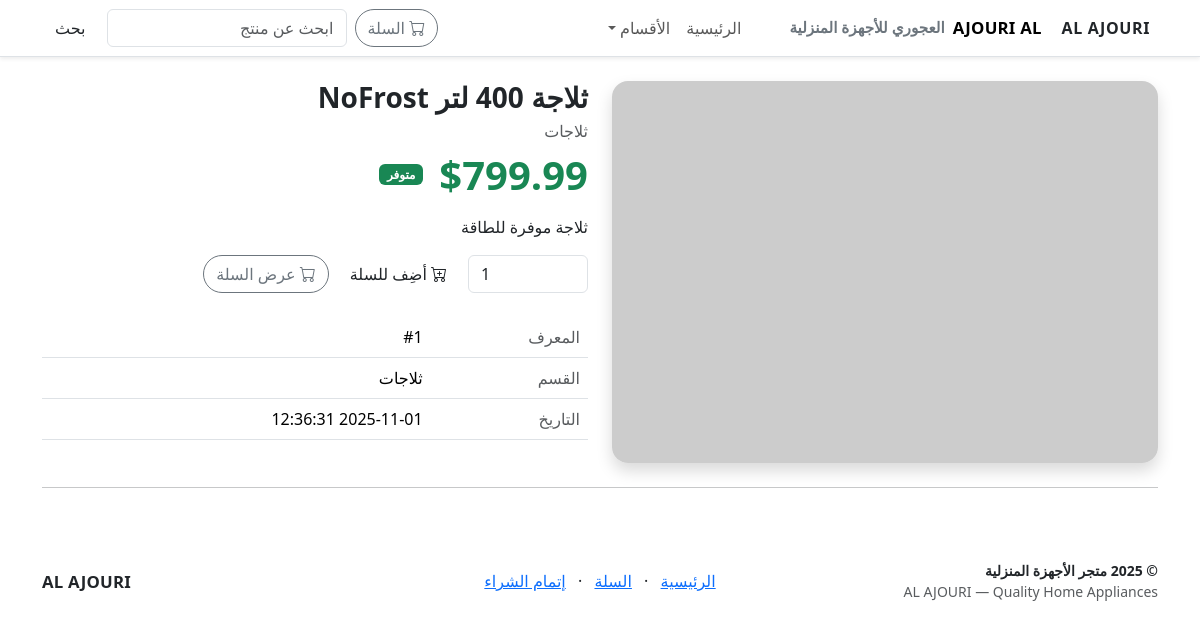
Before: /product.php with the older database file.
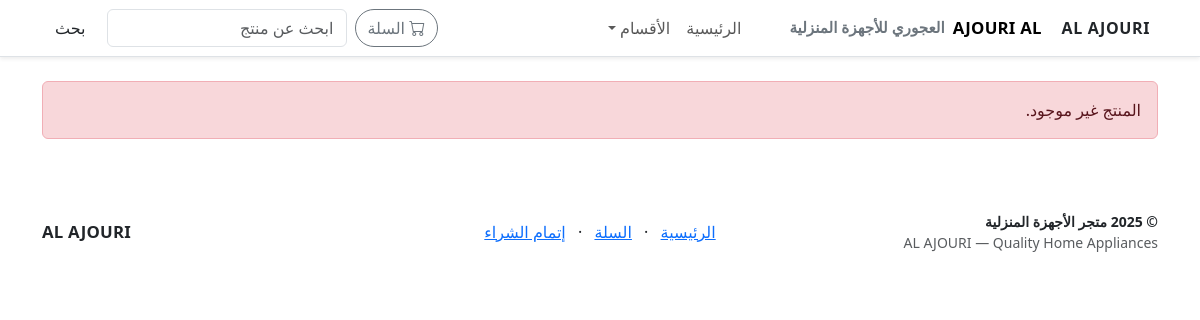
After: the same page with the newer database file.
### tables this page shows
CREATE TABLE `products` (
  `id` int(11) NOT NULL,
  `category_id` int(11) DEFAULT NULL,
  `name` varchar(200) NOT NULL,
  `slug` varchar(220) NOT NULL,
  `description` mediumtext DEFAULT NULL,
  `price` decimal(10,2) NOT NULL DEFAULT 0.00,
  `stock` int(11) NOT NULL DEFAULT 0,
  `main_image` varchar(255) DEFAULT NULL,
  `created_at` timestamp NOT NULL DEFAULT current_timestamp(),
  `updated_at` timestamp NULL DEFAULT NULL ON UPDATE current_timestamp()
);

CREATE TABLE `categories` (
  `id` int(11) NOT NULL,
  `name` varchar(120) NOT NULL,
  `slug` varchar(150) NOT NULL,
  `created_at` timestamp NOT NULL DEFAULT current_timestamp()
);

### config.php (called while the page is built)
<?php
return [
  'db_host' => 'localhost',
  'db_name' => 'appliance',
  'db_user' => 'appliance',
  'db_pass' => 'Tvvcrtv1610@',
  'app_name' => 'متجر الأجهزة المنزلية',
  'base_url' => 'https://www.shneler.com/xx'
];

### includes/functions.php (called while the page is built, shortened)
<?php
$config = require __DIR__.'/../config.php';
function e($s){ return htmlspecialchars($s ?? '', ENT_QUOTES, 'UTF-8'); }
function price($n){ return '$'.number_format((float)$n, 2); }

### public/product.php (the view, shortened to what this page needs)
<?php
include __DIR__.'/../includes/header.php';
$base=rtrim($config['base_url'],'/'); $id=max(1,(int)($_GET['id']??0));
$stmt=$pdo->prepare('SELECT p.*, c.name AS category_name, c.slug AS category_slug FROM products p LEFT JOIN categories c ON c.id=p.category_id WHERE p.id=:id');
$stmt->execute([':id'=>$id]); $p=$stmt->fetch();
if(!$p){ echo '<div class="alert alert-danger">المنتج غير موجود.</div>'; include __DIR__.'/../includes/footer.php'; exit; }
$med=$pdo->prepare('SELECT * FROM product_media WHERE product_id=:id ORDER BY sort_order,id'); $med->execute([':id'=>$p['id']]); $gallery=$med->fetchAll();
?>
<div class="row g-4">
  <div class="col-md-6">
    <div id="mainMedia">
      <?php if($p['main_image']): ?>
        <img class="img-fluid rounded-4 shadow" src="<?= $base ?>/assets/uploads/<?= e($p['main_image']) ?>" alt="<?= e($p['name']) ?>">
      <?php elseif(!empty($gallery) && $gallery[0]['media_type']==='video'): ?>
        <div class="media-16x9"><video src="<?= $base ?>/assets/uploads/<?= e($gallery[0]['file']) ?>" autoplay muted loop playsinline></video></div>
      <?php else: ?>
        <img class="img-fluid rounded-4 shadow" src="https://placehold.co/1000x700?text=No+Image" alt="<?= e($p['name']) ?>">
      <?php endif; ?>
    </div>
  </div>
  <div class="col-md-6">
    <h1 class="h3 fw-bold mb-1"><?= e($p['name']) ?></h1>
    <div class="text-muted mb-2"><?= e($p['category_name'] ?? 'غير مصنف') ?></div>
    <div class="d-flex align-items-center gap-3 mb-3">
      <span class="display-6 fw-bolder text-success"><?= price($p['price']) ?></span>
      <span class="badge <?= $p['stock']>0?'bg-success':'bg-secondary' ?>"><?= $p['stock']>0?'متوفر':'غير متوفر' ?></span>
    </div>
    <p class="mb-3"><?= nl2br(e($p['description'])) ?></p>
    <form method="post" action="<?= $base ?>/product_add.php" class="d-flex align-items-center gap-2">
      <input class="form-control" style="width:120px" type="number" name="qty" min="1" value="1">
      <button class="btn btn-brand rounded-pill"><i class="bi bi-cart-plus"></i> أضِف للسلة</button>
      <a class="btn btn-outline-secondary rounded-pill" href="<?= $base ?>/cart.php"><i class="bi bi-cart"></i> عرض السلة</a>
    </form>
    <table class="table specs mt-4">
      <tr><td class="text-muted">المعرف</td><td>#<?= (int)$p['id'] ?></td></tr>
      <tr><td class="text-muted">القسم</td><td><?= e($p['category_name'] ?? '—') ?></td></tr>
      <tr><td class="text-muted">التاريخ</td><td><?= e($p['created_at']) ?></td></tr>
    </table>
  </div>
</div>
<hr class="my-4">
<?php include __DIR__.'/../includes/footer.php'; ?>

### includes/header.php (shortened to what this page needs)
<?php require_once __DIR__.'/db.php'; require_once __DIR__.'/functions.php'; require_once __DIR__.'/cart.php';
$base = rtrim($config['base_url'], '/');
?>
<!doctype html>
<html lang="ar" dir="rtl">
<head>
<link href="https://cdn.jsdelivr.net/npm/bootstrap@5.3.3/dist/css/bootstrap.rtl.min.css" rel="stylesheet">
<link href="https://cdn.jsdelivr.net/npm/bootstrap-icons@1.11.3/font/bootstrap-icons.css" rel="stylesheet">
<link href="<?= $base ?>/assets/app.css" rel="stylesheet">
</head>
<body>
<nav class="navbar navbar-expand-lg bg-white border-bottom sticky-top shadow-sm">
  <div class="container">
    <div class="brand-right-wrapper d-flex align-items-center">
      <div class="brand-english">AL AJOURI</div>
    </div>
    <a class="navbar-brand fw-bold d-flex align-items-center gap-2 brand-block" href="<?= $base ?>/index.php">
      <span class="logo-aj"><b>AJOURI</b> <span>AL</span></span>
      <small class="brand-subtitle brand-subtitle-muted">العجوري للأجهزة المنزلية</small>
    </a>
    <div id="nav" class="collapse navbar-collapse">
      <ul class="navbar-nav me-auto">
        <li class="nav-item"><a class="nav-link" href="<?= $base ?>/index.php">الرئيسية</a></li>
        <li class="nav-item dropdown">
          <a class="nav-link dropdown-toggle" href="#" role="button" data-bs-toggle="dropdown">الأقسام</a>
        </li>
      </ul>
      <a class="btn btn-outline-secondary me-2 rounded-pill position-relative" href="<?= $base ?>/cart.php">
        <i class="bi bi-cart"></i> السلة
      </a>
      <form class="d-flex" method="get" action="<?= $base ?>/index.php">
        <input class="form-control" type="search" name="q" placeholder="ابحث عن منتج">
        <button class="btn btn-brand ms-2">بحث</button>
      </form>
    </div>
  </div>
</nav>
<div class="container my-4">

### includes/footer.php (shortened to what this page needs)
</div>
<footer class="site-footer mt-5">
  <div class="container py-4">
    <div class="row g-3 align-items-center">
      <div class="col-md-4 text-center text-md-start">
        <div class="fw-bold small">© <?= date('Y') ?> <?= e($config['app_name']) ?></div>
        <div class="text-muted small">AL AJOURI — Quality Home Appliances</div>
      </div>
      <div class="col-md-4 text-center">
        <a class="link-footer" href="<?= $base ?>/index.php">الرئيسية</a>
        <span class="mx-2">·</span>
        <a class="link-footer" href="<?= $base ?>/cart.php">السلة</a>
        <span class="mx-2">·</span>
        <a class="link-footer" href="<?= $base ?>/checkout.php">إتمام الشراء</a>
      </div>
      <div class="col-md-4 text-center text-md-end">
        <span class="logo-aj"><b>AL</b> <span>AJOURI</span></span>
      </div>
    </div>
  </div>
</footer>
</body></html>

### includes/header.php (style rules this page uses)
.navbar .container { display: flex; align-items: center; gap: 0.75rem; }
.brand-block { display: flex; align-items: center; gap: 0.75rem; flex-wrap: nowrap; min-width: 0; }
.logo-aj { font-family: "Segoe UI", Tahoma, Geneva, Verdana, sans-serif; font-size: 1.05rem; letter-spacing: 0.2px; white-space: nowrap; }
.logo-aj span { font-weight: 600; }
.brand-subtitle { color: #6c757d; font-size: 0.95rem; line-height: 1; margin: 0; padding: 0; white-space: nowrap; }
.brand-english { font-weight: 700; letter-spacing: 0.6px; white-space: nowrap; margin-inline-start: 0.5rem; margin-inline-end: 0.5rem; }
.navbar-collapse { flex: 1 1 auto; }
@media (min-width: 992px) { .brand-block { flex-direction: row; align-items: center; } }
@media (min-width: 992px) { .brand-subtitle { font-size: 0.95rem; } }
@media (min-width: 992px) { .brand-english { font-size: 1rem; } }
.form-control[type="search"] { width: 240px; min-width: 120px; }
.navbar-nav { align-items: center; }
.brand-subtitle-muted { color: #6c757d; font-size: .95rem; }

Changed rows visible on the page:
removed products: name "ثلاجة 400 لتر NoFrost", category.name "ثلاجات", price "$799.99", description "ثلاجة موفرة للطاقة", id "1", created_at "2025-11-01 12:36:31"
Other visible differences:
form field qty: "1" → (not shown)
text no longer shown: "متوفر أضِف للسلة عرض السلة المعرف # القسم التاريخ"
text now shown: "المنتج غير موجود."
